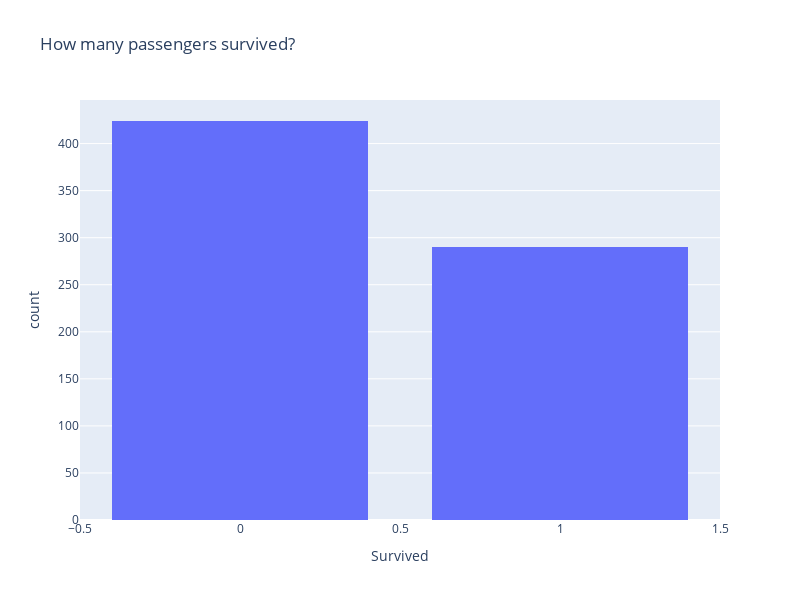

The notebook cell saved with this chart:
### Markdown cell above
Eine weiter mögliche ist eine Lücke `(bargap)` zwischen den Balken zu setzen indem wir 
- `fig.update_layout(bargap=0.2)` hinzufügen.

Der Parameter ist ein Wert zwischen 0 und 1, wobei 0 bedeutet, dass die Balken aneinander kleben und 1 bedeutet, dass die Balken so weit wie möglich voneinander entfernt sind.

### Code cell
fig = px.histogram(data_frame=df, 
                   x="Survived", 
                   title="How many passengers survived?")

fig.update_layout(width=800, 
                  height=600, 
                  bargap=0.2,)  # Setzt eine Lücke von 20% zwischen den Balken

fig.show()

### Figure 1 — Plotly figure (JSON) as saved in the notebook; plotly's stock layout.template omitted (floating-point values rounded to 4 significant figures; data arrays with more than 128 entries replaced by an {"elided": "..."} marker saying what was removed)
{"data": [{"alignmentgroup": "True", "bingroup": "x", "hovertemplate": "Survived=%{x}<br>count=%{y}<extra></extra>", "legendgroup": "", "marker": {"color": "#636efa", "pattern": {"shape": ""}}, "name": "", "offsetgroup": "", "orientation": "v", "showlegend": false, "type": "histogram", "x": {"elided": "714 int values"}, "xaxis": "x", "yaxis": "y"}], "layout": {"bargap": 0.2, "barmode": "relative", "height": 600, "legend": {"tracegroupgap": 0}, "title": {"text": "How many passengers survived?"}, "width": 800, "xaxis": {"anchor": "y", "domain": [0, 1], "title": {"text": "Survived"}}, "yaxis": {"anchor": "x", "domain": [0, 1], "title": {"text": "count"}}}}
